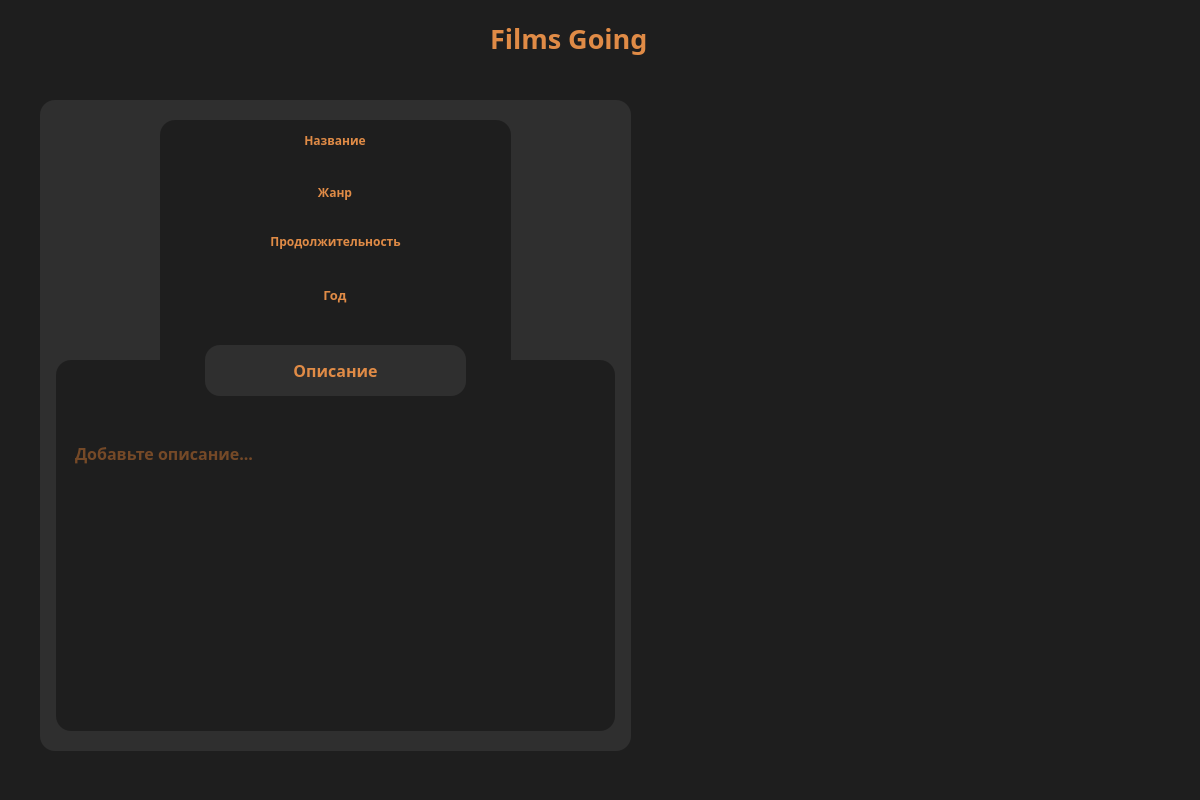
<?xml version="1.0" encoding="UTF-8"?>
<ui version="4.0">
 <class>FilmInfo</class>
 <widget class="QWidget" name="FilmInfo">
  <property name="geometry">
   <rect>
    <x>0</x>
    <y>0</y>
    <width>1200</width>
    <height>800</height>
   </rect>
  </property>
  <property name="sizePolicy">
   <sizepolicy hsizetype="Fixed" vsizetype="Fixed">
    <horstretch>0</horstretch>
    <verstretch>0</verstretch>
   </sizepolicy>
  </property>
  <property name="minimumSize">
   <size>
    <width>1200</width>
    <height>800</height>
   </size>
  </property>
  <property name="maximumSize">
   <size>
    <width>1200</width>
    <height>800</height>
   </size>
  </property>
  <property name="font">
   <font>
    <family>Cascadia Code</family>
   </font>
  </property>
  <property name="windowTitle">
   <string>Films Going</string>
  </property>
  <property name="styleSheet">
   <string notr="true">QWidget#FilmInfo {background-color: rgb(30, 30, 30);}</string>
  </property>
  <widget class="QLabel" name="app_name">
   <property name="geometry">
    <rect>
     <x>490</x>
     <y>20</y>
     <width>202</width>
     <height>36</height>
    </rect>
   </property>
   <property name="font">
    <font>
     <family>Algerian</family>
     <pointsize>20</pointsize>
     <weight>75</weight>
     <italic>false</italic>
     <bold>true</bold>
    </font>
   </property>
   <property name="styleSheet">
    <string notr="true">QLabel#app_name {
                    background-color: transparent;
                    color: rgb(224, 139, 70);
                    }
                </string>
   </property>
   <property name="text">
    <string>Films Going</string>
   </property>
  </widget>
  <widget class="QLabel" name="image_zone">
   <property name="geometry">
    <rect>
     <x>690</x>
     <y>100</y>
     <width>470</width>
     <height>290</height>
    </rect>
   </property>
   <property name="styleSheet">
    <string notr="true">background: transparent;</string>
   </property>
   <property name="text">
    <string/>
   </property>
   <property name="scaledContents">
    <bool>false</bool>
   </property>
  </widget>
  <widget class="QLabel" name="film_description_zone">
   <property name="geometry">
    <rect>
     <x>40</x>
     <y>100</y>
     <width>591</width>
     <height>651</height>
    </rect>
   </property>
   <property name="styleSheet">
    <string notr="true">background-color: rgb(47, 47, 47);
border-radius: 15px;</string>
   </property>
   <property name="text">
    <string/>
   </property>
  </widget>
  <widget class="QLabel" name="description_zone">
   <property name="geometry">
    <rect>
     <x>56</x>
     <y>360</y>
     <width>559</width>
     <height>371</height>
    </rect>
   </property>
   <property name="styleSheet">
    <string notr="true">background-color: rgb(30, 30, 30);
border-radius: 15px;</string>
   </property>
   <property name="text">
    <string/>
   </property>
  </widget>
  <widget class="QLabel" name="description_label">
   <property name="geometry">
    <rect>
     <x>205</x>
     <y>345</y>
     <width>261</width>
     <height>51</height>
    </rect>
   </property>
   <property name="font">
    <font>
     <family>Cascadia Code</family>
     <pointsize>12</pointsize>
     <weight>75</weight>
     <bold>true</bold>
    </font>
   </property>
   <property name="styleSheet">
    <string notr="true">background-color: rgb(47, 47, 47);
border-radius: 15px;
color: rgb(224, 139, 70);</string>
   </property>
   <property name="text">
    <string>Описание</string>
   </property>
   <property name="alignment">
    <set>Qt::AlignCenter</set>
   </property>
  </widget>
  <widget class="QLabel" name="data_zone">
   <property name="geometry">
    <rect>
     <x>160</x>
     <y>120</y>
     <width>351</width>
     <height>241</height>
    </rect>
   </property>
   <property name="styleSheet">
    <string notr="true">background-color: rgb(30, 30, 30);
border-top-left-radius: 15px;
border-top-right-radius: 15px;</string>
   </property>
   <property name="text">
    <string/>
   </property>
  </widget>
  <widget class="QLabel" name="title_label">
   <property name="geometry">
    <rect>
     <x>299</x>
     <y>130</y>
     <width>72</width>
     <height>20</height>
    </rect>
   </property>
   <property name="font">
    <font>
     <family>Cascadia Code</family>
     <pointsize>9</pointsize>
     <weight>75</weight>
     <bold>true</bold>
    </font>
   </property>
   <property name="styleSheet">
    <string notr="true">color: rgb(224, 139, 70);</string>
   </property>
   <property name="text">
    <string>Название</string>
   </property>
   <property name="alignment">
    <set>Qt::AlignCenter</set>
   </property>
  </widget>
  <widget class="QLabel" name="film_title_label">
   <property name="geometry">
    <rect>
     <x>160</x>
     <y>151</y>
     <width>351</width>
     <height>20</height>
    </rect>
   </property>
   <property name="font">
    <font>
     <family>Cascadia Code</family>
     <pointsize>11</pointsize>
     <weight>75</weight>
     <bold>true</bold>
    </font>
   </property>
   <property name="styleSheet">
    <string notr="true">color: #CB742F;
padding-left: 10px;
padding-right: 10px;</string>
   </property>
   <property name="text">
    <string/>
   </property>
   <property name="alignment">
    <set>Qt::AlignCenter</set>
   </property>
  </widget>
  <widget class="QLabel" name="film_genre_label">
   <property name="geometry">
    <rect>
     <x>160</x>
     <y>201</y>
     <width>351</width>
     <height>20</height>
    </rect>
   </property>
   <property name="font">
    <font>
     <family>Cascadia Code</family>
     <pointsize>11</pointsize>
     <weight>75</weight>
     <bold>true</bold>
    </font>
   </property>
   <property name="styleSheet">
    <string notr="true">color: #CB742F;</string>
   </property>
   <property name="text">
    <string/>
   </property>
   <property name="alignment">
    <set>Qt::AlignCenter</set>
   </property>
  </widget>
  <widget class="QLabel" name="genre_label">
   <property name="geometry">
    <rect>
     <x>317</x>
     <y>182</y>
     <width>36</width>
     <height>20</height>
    </rect>
   </property>
   <property name="font">
    <font>
     <family>Cascadia Code</family>
     <pointsize>9</pointsize>
     <weight>75</weight>
     <bold>true</bold>
    </font>
   </property>
   <property name="styleSheet">
    <string notr="true">color: rgb(224, 139, 70);</string>
   </property>
   <property name="text">
    <string>Жанр</string>
   </property>
   <property name="alignment">
    <set>Qt::AlignCenter</set>
   </property>
  </widget>
  <widget class="QLabel" name="duration_label">
   <property name="geometry">
    <rect>
     <x>259</x>
     <y>231</y>
     <width>153</width>
     <height>20</height>
    </rect>
   </property>
   <property name="font">
    <font>
     <family>Cascadia Code</family>
     <pointsize>9</pointsize>
     <weight>75</weight>
     <bold>true</bold>
    </font>
   </property>
   <property name="styleSheet">
    <string notr="true">color: rgb(224, 139, 70);</string>
   </property>
   <property name="text">
    <string>Продолжительность</string>
   </property>
   <property name="alignment">
    <set>Qt::AlignCenter</set>
   </property>
  </widget>
  <widget class="QLabel" name="film_duration_label">
   <property name="geometry">
    <rect>
     <x>160</x>
     <y>254</y>
     <width>351</width>
     <height>20</height>
    </rect>
   </property>
   <property name="font">
    <font>
     <family>Cascadia Code</family>
     <pointsize>12</pointsize>
     <weight>75</weight>
     <bold>true</bold>
    </font>
   </property>
   <property name="styleSheet">
    <string notr="true">color: #CB742F;</string>
   </property>
   <property name="text">
    <string/>
   </property>
   <property name="alignment">
    <set>Qt::AlignCenter</set>
   </property>
  </widget>
  <widget class="QLabel" name="year_label">
   <property name="geometry">
    <rect>
     <x>320</x>
     <y>284</y>
     <width>30</width>
     <height>22</height>
    </rect>
   </property>
   <property name="font">
    <font>
     <family>Cascadia Code</family>
     <pointsize>10</pointsize>
     <weight>75</weight>
     <bold>true</bold>
    </font>
   </property>
   <property name="styleSheet">
    <string notr="true">color: rgb(224, 139, 70);</string>
   </property>
   <property name="text">
    <string>Год</string>
   </property>
   <property name="alignment">
    <set>Qt::AlignCenter</set>
   </property>
  </widget>
  <widget class="QLabel" name="film_year_label">
   <property name="geometry">
    <rect>
     <x>160</x>
     <y>308</y>
     <width>351</width>
     <height>20</height>
    </rect>
   </property>
   <property name="font">
    <font>
     <family>Cascadia Code</family>
     <pointsize>12</pointsize>
     <weight>75</weight>
     <bold>true</bold>
    </font>
   </property>
   <property name="styleSheet">
    <string notr="true">color: #CB742F;</string>
   </property>
   <property name="text">
    <string/>
   </property>
   <property name="alignment">
    <set>Qt::AlignCenter</set>
   </property>
  </widget>
  <widget class="QLabel" name="modify_description_button">
   <property name="enabled">
    <bool>true</bool>
   </property>
   <property name="geometry">
    <rect>
     <x>76</x>
     <y>377</y>
     <width>45</width>
     <height>45</height>
    </rect>
   </property>
   <property name="cursor">
    <cursorShape>PointingHandCursor</cursorShape>
   </property>
   <property name="styleSheet">
    <string notr="true">background: transparent;</string>
   </property>
   <property name="text">
    <string/>
   </property>
   <property name="scaledContents">
    <bool>true</bool>
   </property>
  </widget>
  <widget class="QLabel" name="save_description_button">
   <property name="enabled">
    <bool>false</bool>
   </property>
   <property name="geometry">
    <rect>
     <x>550</x>
     <y>377</y>
     <width>45</width>
     <height>45</height>
    </rect>
   </property>
   <property name="cursor">
    <cursorShape>PointingHandCursor</cursorShape>
   </property>
   <property name="styleSheet">
    <string notr="true">background: transparent;</string>
   </property>
   <property name="text">
    <string/>
   </property>
   <property name="scaledContents">
    <bool>true</bool>
   </property>
  </widget>
  <widget class="QTextEdit" name="description_text">
   <property name="geometry">
    <rect>
     <x>56</x>
     <y>430</y>
     <width>559</width>
     <height>281</height>
    </rect>
   </property>
   <property name="font">
    <font>
     <family>Cascadia Code</family>
     <pointsize>12</pointsize>
     <weight>75</weight>
     <bold>true</bold>
    </font>
   </property>
   <property name="cursor" stdset="0">
    <cursorShape>ArrowCursor</cursorShape>
   </property>
   <property name="styleSheet">
    <string notr="true">background: transparent;
border: 0;
color: #CB742F;

padding-left: 15px;
padding-right: 15px;
padding-top: 8px;
padding-bottom: 8px;

selection-background-color: #CB742F;
selection-color: rgb(30, 30, 30)
</string>
   </property>
   <property name="readOnly">
    <bool>true</bool>
   </property>
   <property name="html">
    <string>&lt;!DOCTYPE HTML PUBLIC &quot;-//W3C//DTD HTML 4.0//EN&quot; &quot;http://www.w3.org/TR/REC-html40/strict.dtd&quot;&gt;
&lt;html&gt;&lt;head&gt;&lt;meta name=&quot;qrichtext&quot; content=&quot;1&quot; /&gt;&lt;style type=&quot;text/css&quot;&gt;
p, li { white-space: pre-wrap; }
&lt;/style&gt;&lt;/head&gt;&lt;body style=&quot; font-family:'Cascadia Code'; font-size:12pt; font-weight:600; font-style:normal;&quot;&gt;
&lt;p style=&quot;-qt-paragraph-type:empty; margin-top:0px; margin-bottom:0px; margin-left:0px; margin-right:0px; -qt-block-indent:0; text-indent:0px;&quot;&gt;&lt;br /&gt;&lt;/p&gt;&lt;/body&gt;&lt;/html&gt;</string>
   </property>
   <property name="cursorWidth">
    <number>2</number>
   </property>
   <property name="textInteractionFlags">
    <set>Qt::NoTextInteraction</set>
   </property>
   <property name="placeholderText">
    <string notr="true" extracomment="0">Добавьте описание...</string>
   </property>
  </widget>
  <zorder>app_name</zorder>
  <zorder>image_zone</zorder>
  <zorder>film_description_zone</zorder>
  <zorder>description_zone</zorder>
  <zorder>data_zone</zorder>
  <zorder>title_label</zorder>
  <zorder>film_title_label</zorder>
  <zorder>description_label</zorder>
  <zorder>genre_label</zorder>
  <zorder>duration_label</zorder>
  <zorder>year_label</zorder>
  <zorder>film_genre_label</zorder>
  <zorder>film_duration_label</zorder>
  <zorder>film_year_label</zorder>
  <zorder>modify_description_button</zorder>
  <zorder>save_description_button</zorder>
  <zorder>description_text</zorder>
 </widget>
 <resources/>
 <connections/>
</ui>
